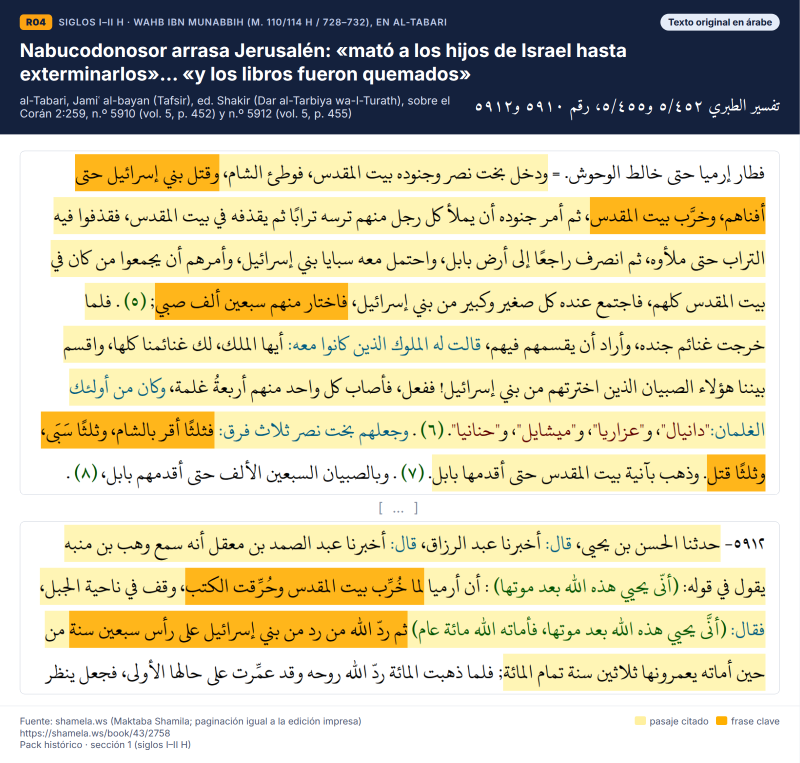
#> input picture historia-revelaciones/capturas/R04_ar.png, 1600 x 1526 px (shown at 1/2 size)
$ python -i genv.py   (imports and definitions only)
#> lines starting #> are read from the running program, lines starting #| are printed output that depends on the picture; after the words box and inside, x2 and y2 are one past the last pixel; in counts of white or black regions, pixels touching at a corner belong together
# -*- coding: utf-8 -*-
import json, re, html, os, glob
from PIL import Image, ImageChops
import importlib, os as _os
MOD=_os.environ.get('CARDMOD','vcards_data'); VAR=_os.environ.get('CARDVAR','VCARDS'); OUT=_os.environ.get('CARDOUT','vcards')
CARDS=getattr(importlib.import_module(MOD),VAR)
import sys
ONLY=sys.argv[1:]
specs = {}
man = {}
# [3 lines not run here, left out]

def trim(src, dst, pad=12):
#> called with src = '../R04_ar.png', dst = 'out.png', pad = 12
    im = Image.open(src).convert('RGB')
#> im is the input picture: PIL image 1600x1526 RGB; mean R, G, B 208.4, 202, 172.6
    bg = Image.new('RGB', im.size, (255, 255, 255))
#> bg: PIL image 1600x1526 RGB; every value is 255
    diff = ImageChops.difference(im, bg).convert('L').point(lambda p: 255 if p > 18 else 0)
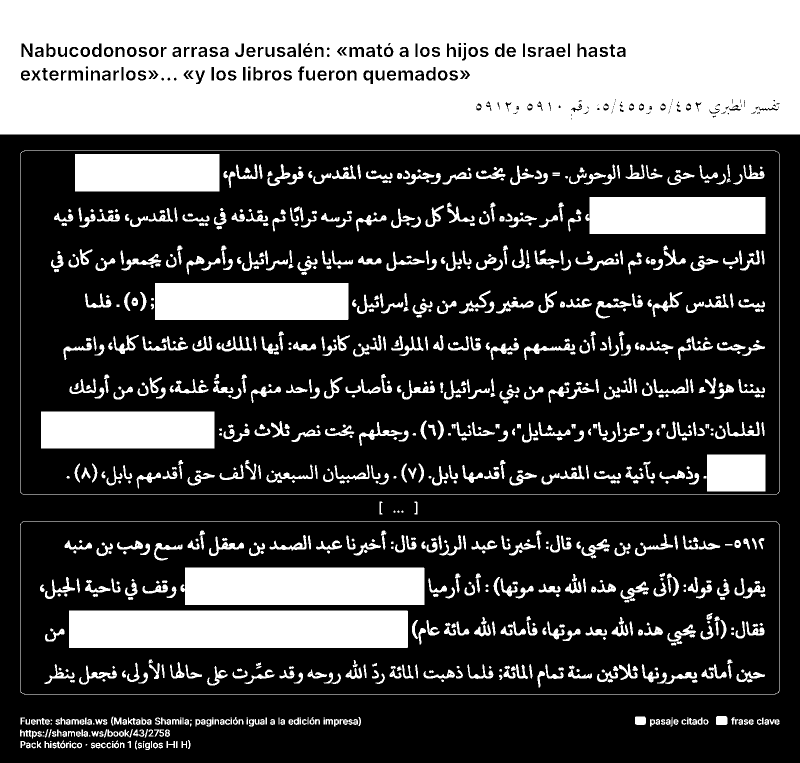
#> diff: PIL image 1600x1526 L (shown at 1/2 size); 31% white; 989 white regions (25 under 20 px), largest, box (x1, y1, x2, y2) and area: (0, 0, 1600, 269) 407765, (138, 1221, 816, 1296) 50848, (361, 1135, 849, 1210) 36017
    bb = diff.getbbox()
#> bb = (0, 0, 1600, 1500)
    if bb:
        im = im.crop((max(0, bb[0]-pad), max(0, bb[1]-pad), min(im.width, bb[2]+pad), min(im.height, bb[3]+pad)))
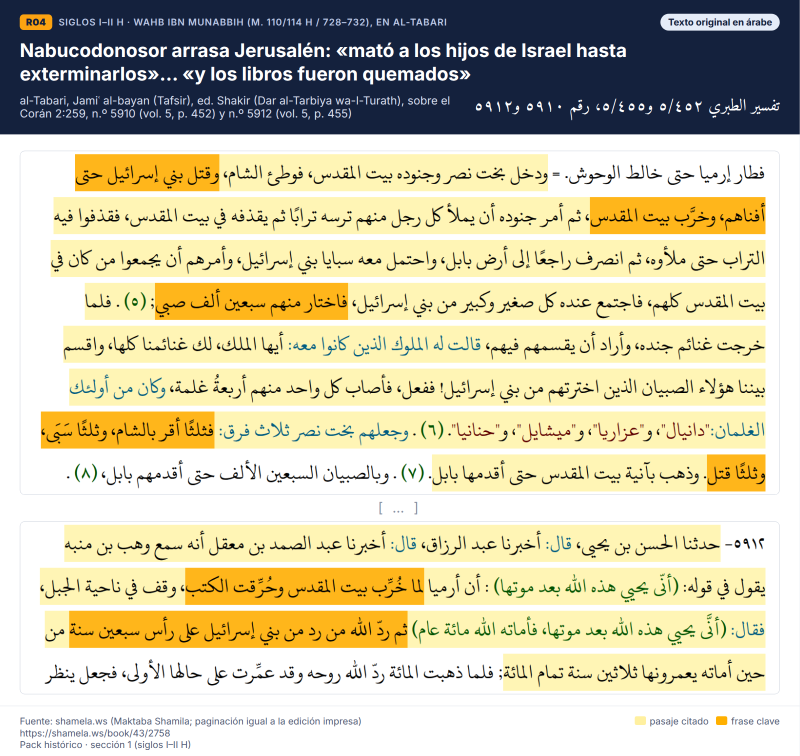
#> im: PIL image 1600x1512 RGB (shown at 1/2 size); mean R, G, B 208, 201.5, 171.9
    im.save(dst)
    return im.size

def marks(s):
    s = html.escape(s, quote=False).replace('&lt;br&gt;', '<br>')
    s = re.sub(r'\[\[k:(.+?)\]\]', r'<mark class="k">\1</mark>', s)
    s = re.sub(r'\[\[a:(.+?)\]\]', r'<mark class="a">\1</mark>', s)
    s = re.sub(r'([\u0600-\u06FF\uFB50-\uFDF9\uFE70-\uFEFF][\u0600-\u06FF\uFB50-\uFDF9\uFE70-\uFEFF ]*)', r'<bdi dir="rtl" lang="ar">\1</bdi>', s)
    return s

CSS = """
*{box-sizing:border-box;margin:0;padding:0}
body{background:#dfe4ec;font-family:'Inter',sans-serif;color:#1b2333;-webkit-font-smoothing:antialiased}
.card{width:1280px;background:#fff;margin:0 auto}
.hd{background:#14213d;color:#fff;padding:22px 32px 20px}
.row{display:flex;justify-content:space-between;align-items:center;gap:20px}
.badge{display:inline-flex;gap:10px;align-items:center;font-size:15px;letter-spacing:.06em;text-transform:uppercase;color:#b9c6e4;font-weight:600}
.sec{background:#e76f51;color:#fff;padding:2px 8px;border-radius:5px;letter-spacing:.02em;text-transform:none}
.pos{display:inline-block;margin-top:8px;background:#26365c;color:#ffd77a;padding:3px 10px;border-radius:6px;font-size:16px}
.badge b{background:#fca311;color:#14213d;padding:3px 10px;border-radius:6px;letter-spacing:.02em}
.kind{font-size:15px;font-weight:700;color:#14213d;background:#e5ecf8;padding:4px 12px;border-radius:999px}
.kind.es{background:#fca311}
h1{font-size:30px;line-height:1.25;font-weight:750;margin:14px 0 10px}
.ref{font-size:18px;color:#d5dcec}
.arref{font-family:'Amiri',serif;font-size:27px;direction:rtl;color:#fff;white-space:nowrap}
.bd{padding:26px 32px 18px}
.strip{display:flex;justify-content:flex-end;margin-bottom:14px}
.strip img{max-height:86px;border:1px solid #e3e7ee;border-radius:6px}
.seg{border:1px solid #d6dbe4;border-radius:8px;overflow:hidden;background:#fff}
.seg img{display:block;width:100%}
.gap{text-align:center;color:#8a93a6;font-size:22px;margin:8px 0;letter-spacing:.2em}
.tr{background:#fff8d6;border-radius:8px;padding:22px 26px;font-size:22px;line-height:1.62}
.tr p+p{margin-top:12px}
mark{border-radius:4px;padding:1px 3px;color:#111;-webkit-box-decoration-break:clone;box-decoration-break:clone}
mark.k{background:#ffb000}
mark.a{background:#9fd3f5}
bdi[lang=ar]{font-family:'Amiri',serif;font-size:1.12em}
.box{margin-top:18px;border-left:6px solid #2a9d8f;background:#eef8f6;padding:14px 20px;border-radius:0 8px 8px 0;font-size:19px;line-height:1.5}
.box.ojo{border-color:#e76f51;background:#fdf1ec}
.box h3{font-size:14px;text-transform:uppercase;letter-spacing:.08em;margin-bottom:4px;color:#2a6f67}
.box.ojo h3{color:#b44a2f}
.ft{padding:14px 32px 20px;border-top:1px solid #e6e9ef;font-size:15px;color:#566079;display:flex;justify-content:space-between;gap:24px;align-items:flex-start}
.ft .u{max-width:900px;overflow-wrap:anywhere}
.lg{display:flex;gap:12px;flex-wrap:wrap;justify-content:flex-end;white-space:nowrap}
.lg span{display:inline-flex;align-items:center;gap:6px}
.lg i{display:inline-block;width:18px;height:14px;border-radius:3px}
"""

def legend(has_alt, es=False):
    items = []
    if not es: items.append('<span><i style="background:#fff0a0"></i>pasaje citado</span>')
    items.append('<span><i style="background:#ffb000"></i>frase clave</span>')
    if has_alt: items.append('<span><i style="background:#9fd3f5"></i>matiz / en contra</span>')
    return '<div class="lg">' + ''.join(items) + '</div>'

def header(c, kind):
    k = '<span class="kind es">Traducción al español</span>' if kind == 'es' else f'<span class="kind">Texto original en {c.get("lang","árabe")}</span>'
    sec = ' <span class="sec">fuente secundaria</span>' if c.get('secondary') else ''
    return f'''<div class="hd"><div class="row"><div class="badge"><b>{c["id"]}</b>{html.escape(c.get("tag") or (c["year"] + " · " + c["who"]) if c.get("year") else c.get("tag",""))}{sec}</div>{k}</div>
<h1>{html.escape(c["title"])}</h1>
<div class="row"><div class="ref">{html.escape(c["ref"])}{('<br><span class="pos">' + html.escape(c['chip']) + '</span>') if c.get('chip') else ''}</div><div class="arref">{c["ar_ref"]}</div></div></div>'''

def footer(c, has_alt, es=False):
    note = 'Traducción literal propia; entre corchetes, aclaraciones. ' if es else ''
    return f'''<div class="ft"><div class="u">{note}Fuente: {html.escape(c["site"])}<br>{html.escape(c["url"])}<br>{html.escape(c.get('uso',''))}</div>{legend(has_alt, es)}</div>'''

# [27 lines not run here, left out]

>>> result = trim('../R04_ar.png', 'out.png')
#> result = (1600, 1512)

$ run again, on historia-revelaciones/capturas/R46_ar.png
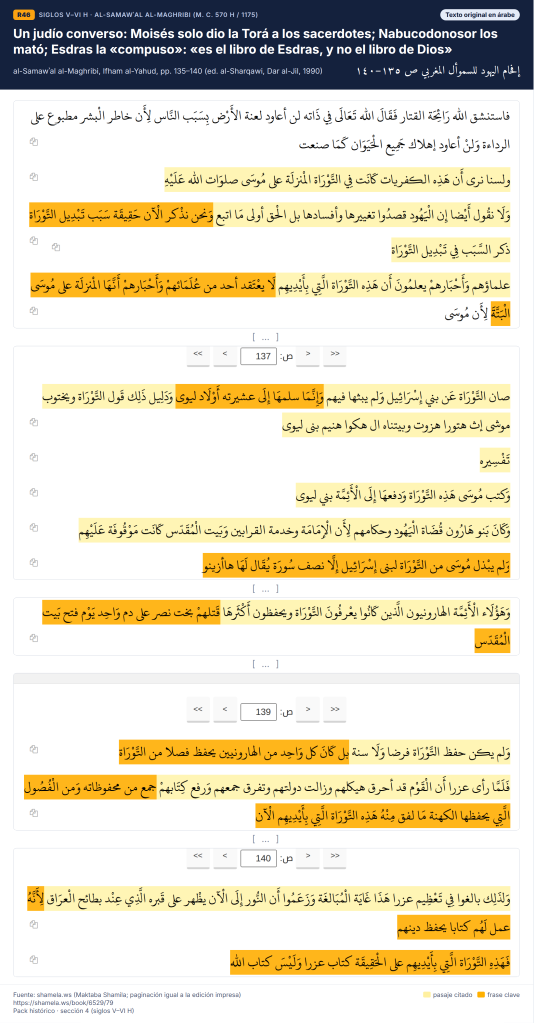
#> input picture historia-revelaciones/capturas/R46_ar.png, 1600 x 3069 px (shown at 1/3 size)
#> in trim, im is the input picture: PIL image 1600x3069 RGB; mean R, G, B 230.2, 223.2, 202.2
#> bg: PIL image 1600x3069 RGB; every value is 255
#> in trim, `diff = ImageChops.difference(im, bg).convert('L').point(lambda p: 255 ..`:
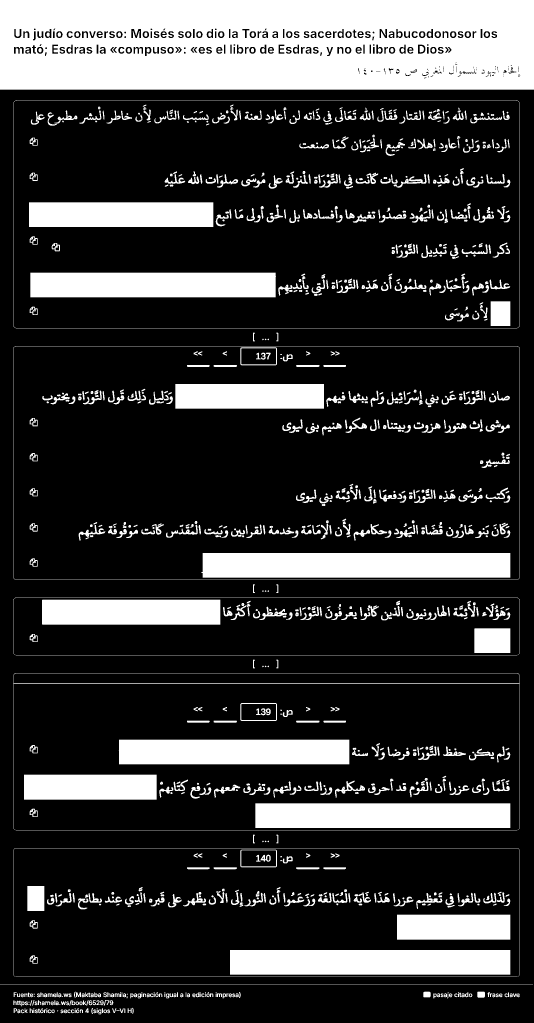
#> diff: PIL image 1600x3069 L (shown at 1/3 size); 21.8% white; 1192 white regions (40 under 20 px), largest, box (x1, y1, x2, y2) and area: (0, 0, 1600, 269) 400770, (604, 1659, 1531, 1733) 68313, (690, 2850, 1531, 2924) 62234
#> bb = (0, 0, 1600, 3043)
#> in trim, `im = im.crop((max(0, bb[0]-pad), max(0, bb[1]-pad), min(im.width, bb[2..`:
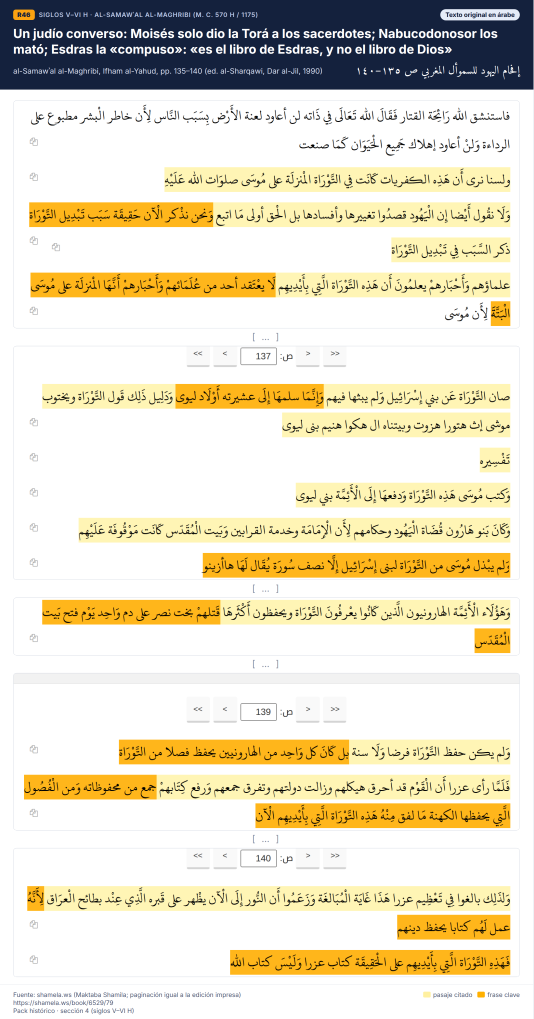
#> im: PIL image 1600x3055 RGB (shown at 1/3 size); mean R, G, B 230.1, 223.1, 201.9

$ run again, on historia-revelaciones/capturas/R47_ar.png
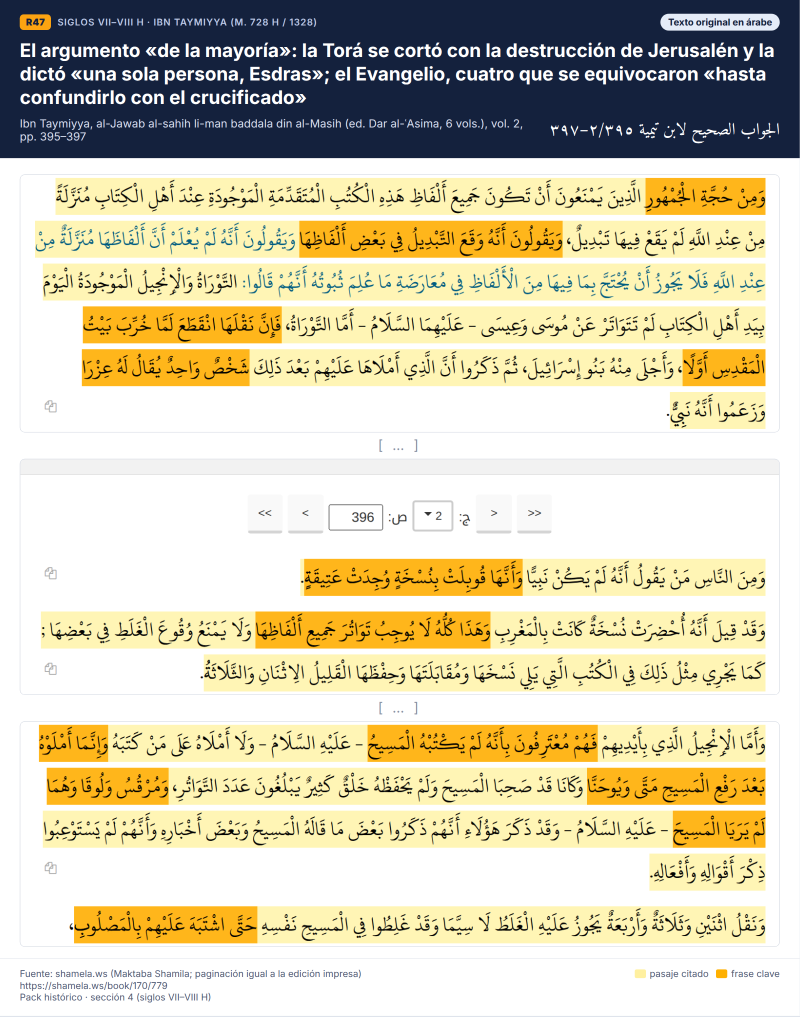
#> input picture historia-revelaciones/capturas/R47_ar.png, 1600 x 2033 px (shown at 1/2 size)
#> in trim, im is the input picture: PIL image 1600x2033 RGB; mean R, G, B 213.4, 206.4, 179.9
#> bg: PIL image 1600x2033 RGB; every value is 255
#> in trim, `diff = ImageChops.difference(im, bg).convert('L').point(lambda p: 255 ..`:
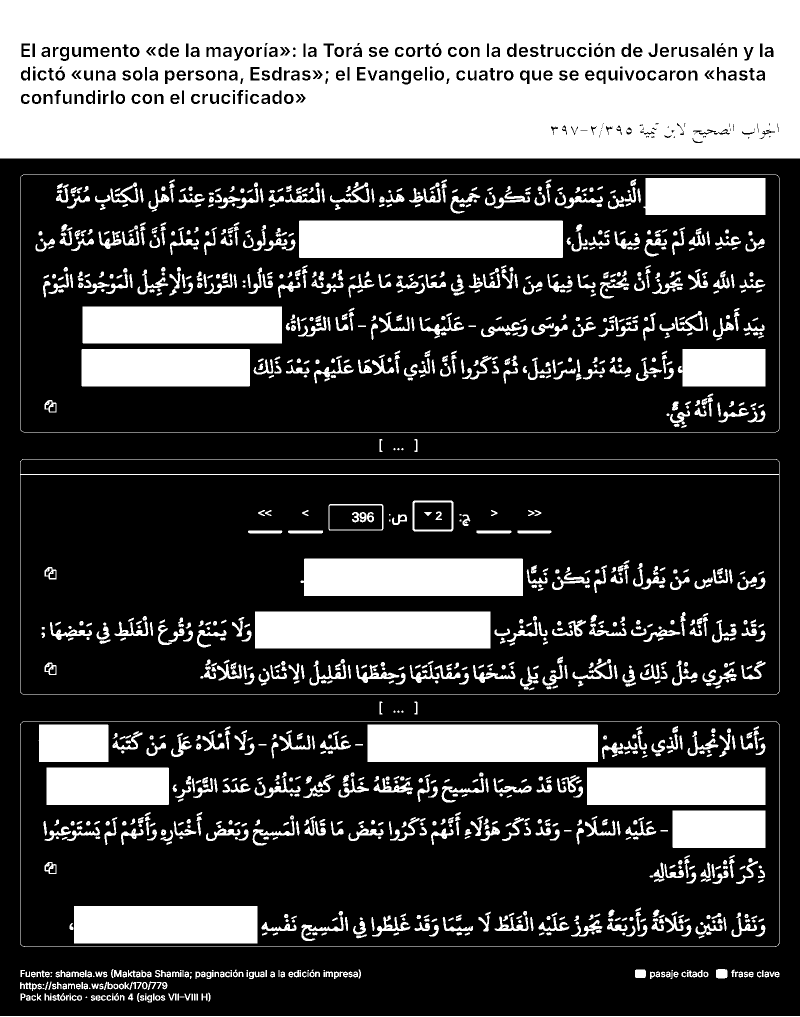
#> diff: PIL image 1600x2033 L (shown at 1/2 size); 30.2% white; 1406 white regions (32 under 20 px), largest, box (x1, y1, x2, y2) and area: (0, 0, 1600, 317) 470744, (598, 441, 1126, 516) 39596, (510, 1223, 981, 1297) 34854
#> bb = (0, 0, 1600, 2033)

$ run again, on historia-revelaciones/capturas/R48_ar.png
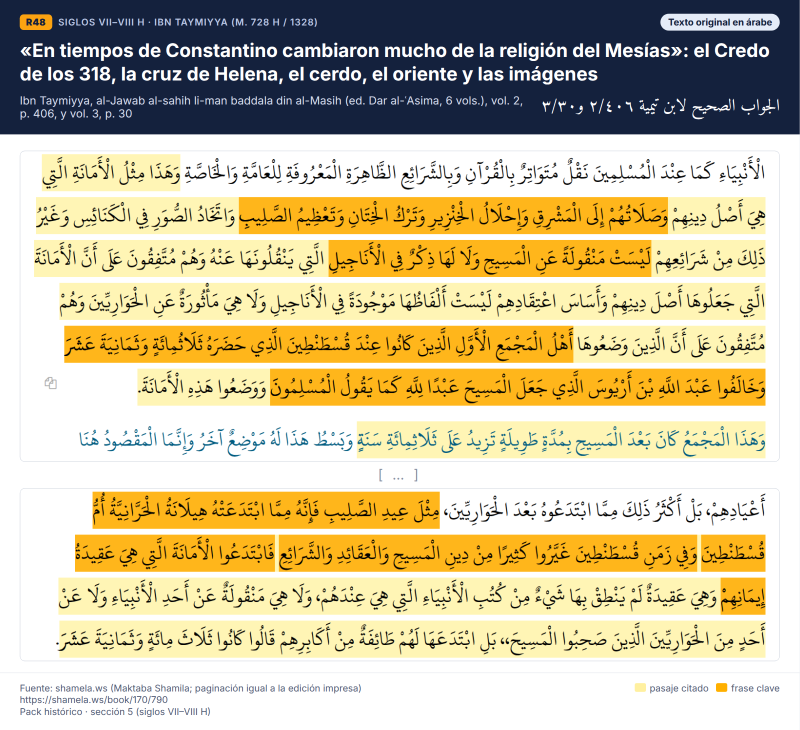
#> input picture historia-revelaciones/capturas/R48_ar.png, 1600 x 1460 px (shown at 1/2 size)
#> in trim, im is the input picture: PIL image 1600x1460 RGB; mean R, G, B 205.5, 193.7, 159.3
#> bg: PIL image 1600x1460 RGB; every value is 255
#> in trim, `diff = ImageChops.difference(im, bg).convert('L').point(lambda p: 255 ..`:
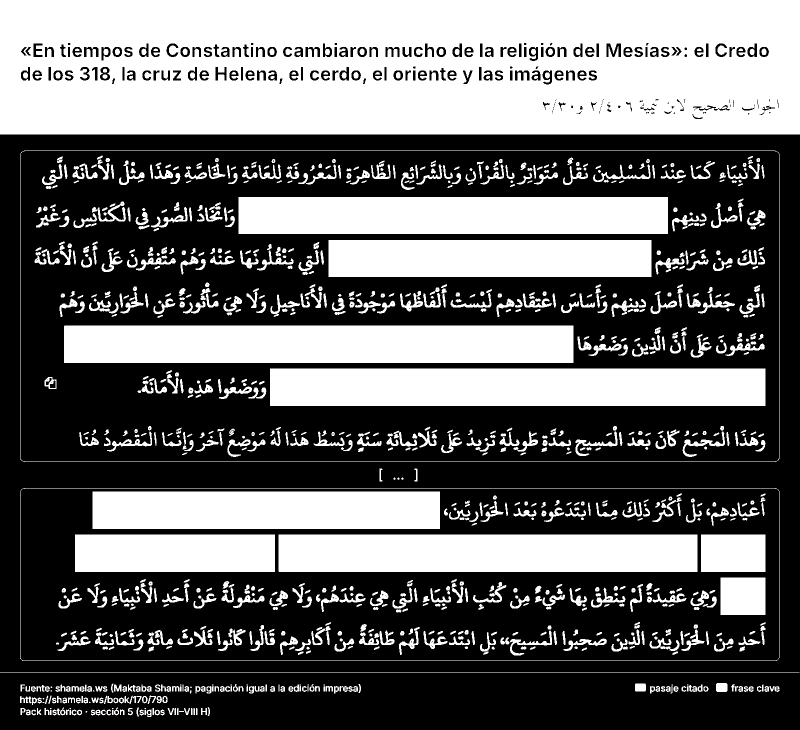
#> diff: PIL image 1600x1460 L (shown at 1/2 size); 41.2% white; 1121 white regions (26 under 20 px), largest, box (x1, y1, x2, y2) and area: (0, 0, 1600, 269) 402437, (128, 651, 1147, 726) 76424, (540, 737, 1531, 812) 74325
#> bb = (0, 0, 1600, 1434)
#> in trim, `im = im.crop((max(0, bb[0]-pad), max(0, bb[1]-pad), min(im.width, bb[2..`:
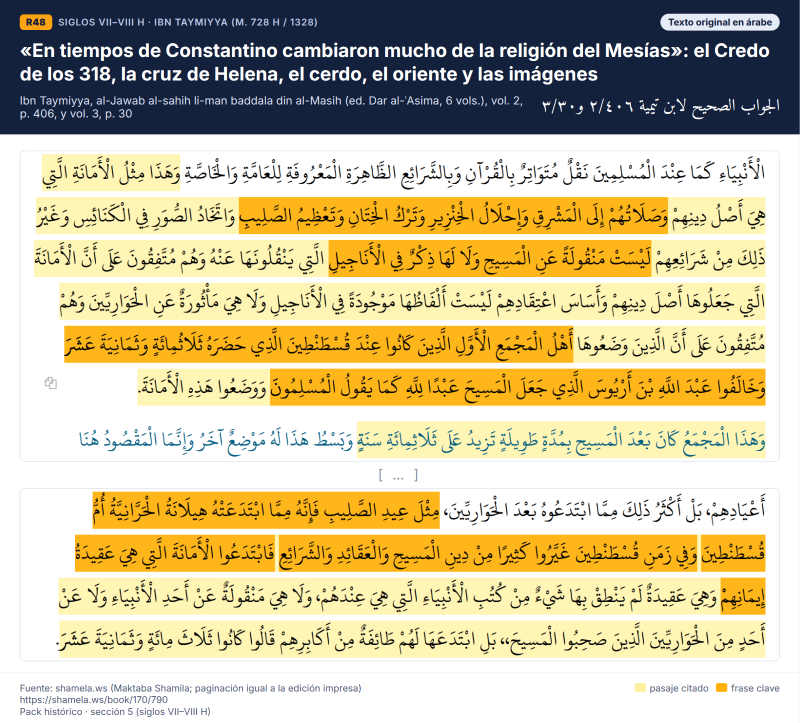
#> im: PIL image 1600x1446 RGB (shown at 1/2 size); mean R, G, B 205, 193.1, 158.3
